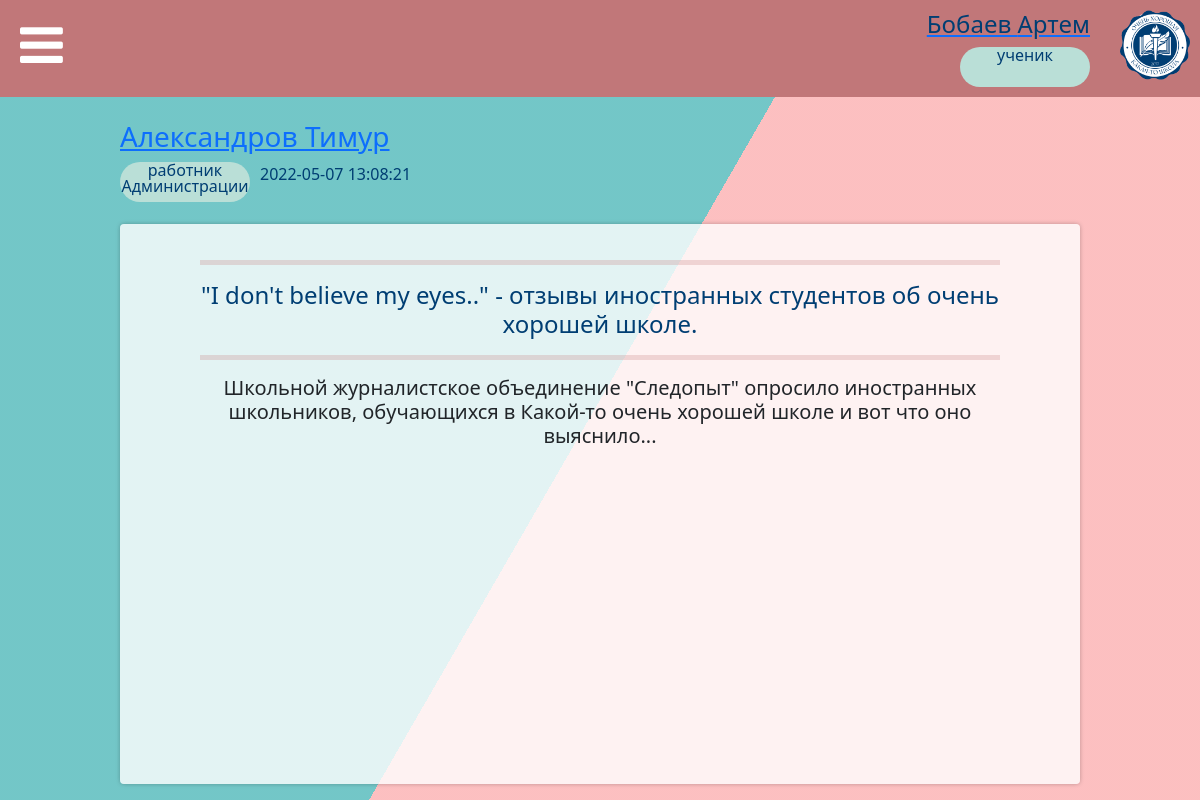
Page /news/4 (signed in) on the committed database.
### data/users.py (models this page shows, shortened)
class User(SqlAlchemyBase, UserMixin):
    __tablename__ = 'accounts'
    id = sqlalchemy.Column(sqlalchemy.Integer,
                           primary_key=True, autoincrement=True, unique=True)
    surname = sqlalchemy.Column(sqlalchemy.String, nullable=False)
    name = sqlalchemy.Column(sqlalchemy.String, nullable=False)
    patronymic = sqlalchemy.Column(sqlalchemy.String, nullable=True)
    email = sqlalchemy.Column(sqlalchemy.String,
                              index=True, unique=True, nullable=False)
    hashed_password = sqlalchemy.Column(sqlalchemy.String, nullable=False)
    status_id = sqlalchemy.Column(sqlalchemy.Integer)
    news = orm.relation("News", back_populates='user')

### tables this page shows
CREATE TABLE statuses (id INTEGER PRIMARY KEY AUTOINCREMENT UNIQUE NOT NULL, status STRING NOT NULL UNIQUE);

### data/news.py (models this page shows)
class News(SqlAlchemyBase):
    __tablename__ = 'news'
    id = sqlalchemy.Column(sqlalchemy.Integer,
                           primary_key=True, autoincrement=True)
    title = sqlalchemy.Column(sqlalchemy.String, nullable=False)
    content = sqlalchemy.Column(sqlalchemy.Text, nullable=True)
    date = sqlalchemy.Column(sqlalchemy.DateTime, default=datetime.datetime.now)
    author_id = sqlalchemy.Column(sqlalchemy.Integer,
                                  sqlalchemy.ForeignKey("accounts.id"))
    seem_for = sqlalchemy.Column(sqlalchemy.Text, nullable=False)
    user = orm.relation('User')

### main.py (the view)
@app.route('/news/<news_id>')
def news_view(news_id):
    db_sess = db_session.create_session()
    news = db_sess.query(News).filter(News.id == news_id).first()
    return render_template("view.html", title=app.config["TITLES"]['news'], pages=app.config["PAGES"], news=news)

### data/db_session.py (called while the page is built)
def create_session() -> Session:
    global __factory
    return __factory()

### main.py (called while the page is built)
@login_manager.user_loader
def load_user(user_id):
    db_sess = db_session.create_session()
    return db_sess.query(User).get(user_id)

@app.context_processor
def utility_processor():
    def make_readable_status(status_id):
        return app.config["ROLES_REVERSE"][status_id]
    return dict(make_readable_status=make_readable_status)

### templates/view.html
{% extends "base.html" %}
{% block content %}
<div class="bg"></div>
<div class="bg bg2"></div>
<div class="bg bg3"></div>
<section class="content-info">
    <a href=""><h3>{{ news.user.surname }} {{ news.user.name }}</h3><a>
    <div class="news-wrapper">
        <div class="status d-inline-block" tabindex="0" data-bs-toggle="tooltip" title="Роль в школе"><a>{{ make_readable_status(news.user.status_id) }}</a></div>
        <div style="min-width: 10px; height: 20px;"></div>
        <span class="d-inline-block" tabindex="0" data-bs-toggle="tooltip" style="height: 20px;" title="Дата и время публикации">
            <a style="vertical-align: top; ">{{ news.date }}</a>
        </span>
    </div>
    <div style="min-height: 15px; width:100px;"></div>
</section>
<div class="content-news">
    <hr width="100%" size="7" color="#C17779"/>
    <h4>{{ news.title }}</h4>
    <hr width="100%" size="7" color="#C17779"/>
    <h5>{{ news.content }}</h5>
</div>
{% endblock %}

### templates/base.html (shortened to what this page needs)
<!DOCTYPE html>
<html>
<head>
    <link rel="stylesheet" href="https://netdna.bootstrapcdn.com/font-awesome/4.7.0/css/font-awesome.min.css">
    <link href="https://www.jqueryscript.net/css/jquerysctipttop.css" rel="stylesheet" type="text/css">
    <link rel="stylesheet" href="https://cdn.jsdelivr.net/npm/bootstrap@5.1.3/dist/css/bootstrap.min.css"
>
    <link rel="stylesheet" href="/../static/css/style.css">
    <link rel="stylesheet" href="/../static/css/index_style.css">
    <link rel="stylesheet" href="/../static/css/news_view.css">
</head>
<body>
<header>
    <div class="news-wrapper">
        <i id="button-menu" class="fa fa-bars"></i>
        <div style="flex:1;"></div>
        {% if current_user.is_authenticated %}
        <a href="/logout">
            <div align="right">
                <h4>{{ current_user.surname }} {{ current_user.name }}</h4>
                <div class="status" tabindex="0" data-bs-toggle="tooltip" title="Роль в школе"><a>{{
                    make_readable_status(current_user.status_id) }}</a></div>
            </div>
        </a>
        {% endif %}
        <div style="min-width:30px; height:20px;"></div>
        <img src="/../static/img/logo.png" width="70" height="70" align="right">
    </div>
            {% set q = 1 %}
</header>
<div class="spacebar-my"></div>
{% block content %}{% endblock %}
</body>
</html>

### static/css/style.css (style rules this page uses)
:root { --color-primary: rgba(193, 119, 121, 0.69); --second-color: #fff; }
* { margin: 0; padding: 0; box-sizing: border-box; }
header { position: absolute; width: 100%; top: 0; left: 0; padding: 10px; background: #C17779; }
header #button-menu { font-size: 50px; padding: 10px; color: #fff; cursor: pointer; }
h4 { color: #003e73; }
.spacebar-my { width: 100%; height: 90px; }
.bg { animation:slide 3s ease-in-out infinite alternate; background-image: linear-gradient(-60deg, #FDB7B9 50%, #60BFC1 50%); bottom:0; left:-50%; opacity:.5; position:fixed; right:-50%; top:0; z-index:-1; }
.bg2 { animation-direction:alternate-reverse; animation-duration:4s; }
.bg3 { animation-duration:5s; }
.status { width: 130px; height: 40px; border-radius: 60px; background-color: #BADFD7; text-align: center; color: #003e73; line-height: 1em; flex-grow: 0; flex-shrink: 0; vertical-align: middle; }

### static/css/news_view.css (style rules this page uses)
.content-news { background-color:rgba(255,255,255,.8); border-radius:.25em; box-shadow:0 0 .25em rgba(0,0,0,.25); box-sizing:border-box; width: 80%; height: 70%; left:50%; padding-top: 20px; padding-right: 10vmin; padding-bottom: 10vmin; padding-left: 10vmin; position:fixed; text-align:center; top:63%; transform:translate(-50%, -50%); overflow: auto; z-index:1; }
.content-info { border-radius:.25em; box-sizing:border-box; width: 80%; height: 20%; left:50%; position:fixed; text-align:left; top:25%; transform:translate(-50%, -50%); color: #003e73; }
hr { margin: 1rem 0; color: #C17779; background-color: currentColor; border: 0; opacity: .25; }
.news-wrapper { display: flex; flex-flow: row wrap; }

### rows in the picture
User: surname "Бобаев", name "Артем"
statuses: status "ученик"
User: user.surname "Александров", user.name "Тимур"
statuses: status "работник Администрации"
News: date "2022-05-07 13:08:21", title "\"I don't believe my eyes..\" - отзывы иностранных студентов об очень хорошей школе.", content "Школьной журналистское объединение \"Следопыт\" опросило иностранных школьников, обучающихся в Какой-то очень хорошей школе и вот что оно выяснило..."
